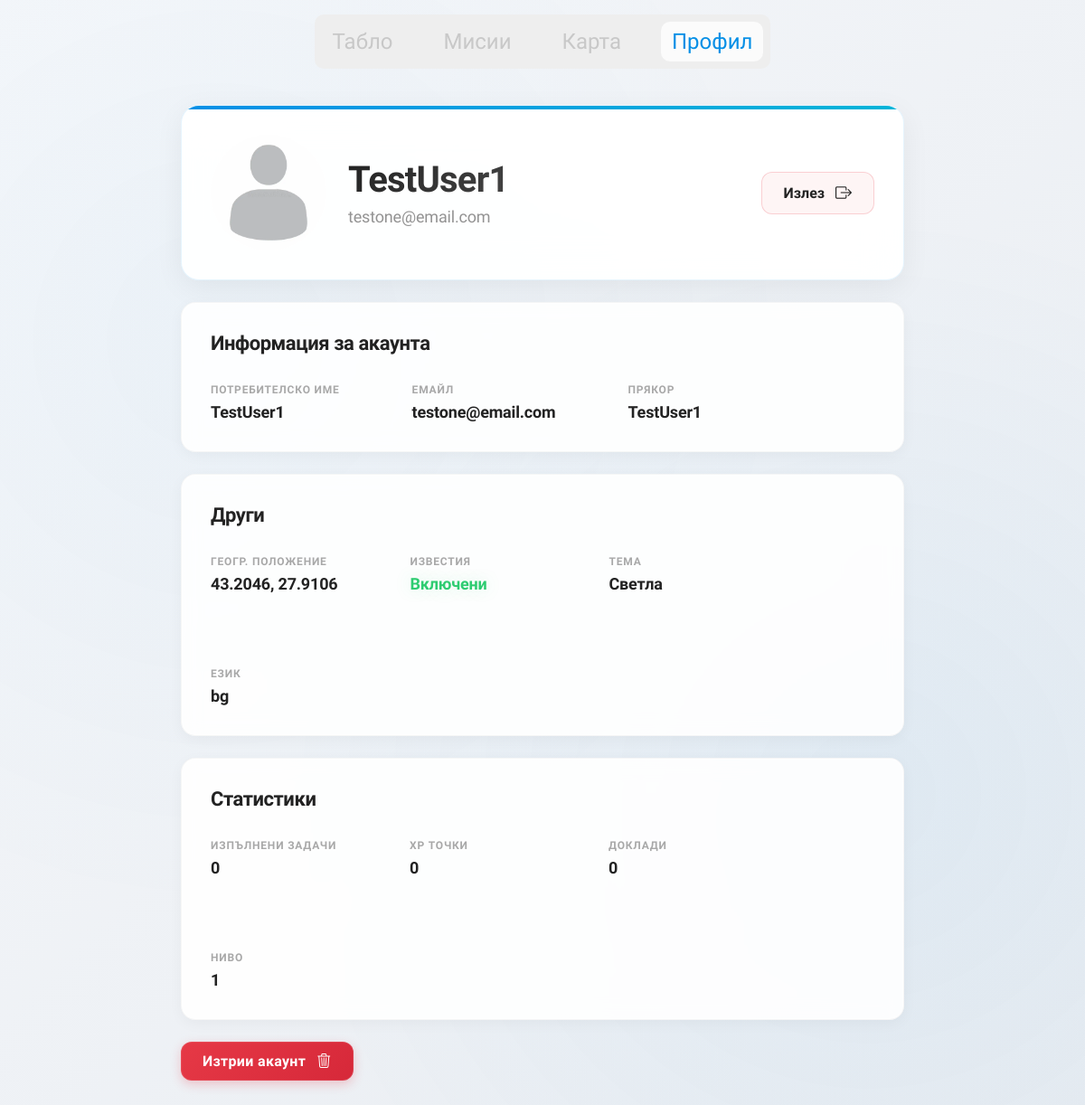
/account/ (signed in), run on the app's committed database.
### beaches/models.py (models this page shows, shortened)
class User(AbstractUser):
    is_first_login = models.BooleanField(default=True)

class UserProfile(models.Model):
    LANGUAGE_CHOICES = (
        ('bg', 'Български'),
        ('en', 'Английски')
    )
    id = models.UUIDField(primary_key=True, default=uuid.uuid4, editable=False)
    user = models.ForeignKey(settings.AUTH_USER_MODEL, on_delete=models.CASCADE)
    nickname = models.CharField(max_length=150, null=True)
    profile_picture = models.ImageField(
        upload_to='profile_images/',
        blank=True,
        null=True,
        default=None
    )
    lat = models.CharField(null=True, blank=True, default=48.8566)
    lng = models.CharField(null=True, blank=True, default=2.3522)
    xp = models.IntegerField(default=0)
    tasks_completed = models.PositiveIntegerField(default=0)
    tasks = models.ManyToManyField(Task, blank=True, related_name="assigned_users")
    theme = models.CharField(null=True, blank=True, default="light")
    send_notifs = models.BooleanField(null=True, blank=True, default=True)
    language = models.CharField(choices=LANGUAGE_CHOICES, default="bg")
    @property
    def level(self):
        return max(1, int(0.1 * math.sqrt(self.xp)))

### beaches/views.py (the view)
# urls.py: path('account/', views.account_view, name='account'),
@login_required
def account_view(request):
    user = request.user
    profile = models.UserProfile.objects.get(user=user)
    if profile.profile_picture:
        pfp_url = profile.profile_picture.url
    else:
        pfp_url = static("default.webp")
    context = {
        "user": user,
        "profile": profile,
        "email": user.email,
        "username": user.username,
        "nickname": profile.nickname,
        "lat": profile.lat,
        "lng": profile.lng,
        "pfp": pfp_url,
        "level": profile.level,
        "timestamp": int(timezone.now().timestamp()),
        "xp": profile.xp,
        "compl": profile.tasks_completed,
        "logs": models.BeachLog.objects.filter(user = user).count,
        "notifs": "Включени" if profile.send_notifs else "Изключени"
    }
    return render(request, 'auth/account.html', context)

### beaches/templates/auth/account.html (shortened to what this page needs)
{% load static %}
<!DOCTYPE html>
<html lang="bg">
<head>
  <link rel="stylesheet" href="{% static 'alert.css' %}?v={{ timestamp }}">
  <link rel="stylesheet" href="{% static 'nav.css' %}?v={{ timestamp }}">
  <link rel="stylesheet" href="{% static 'account.css' %}?v={{ timestamp }}">
  <link rel="stylesheet" href="https://cdn.jsdelivr.net/npm/bootstrap-icons@1.13.1/font/bootstrap-icons.min.css">
</head>
<body>
  {% include 'app/components/navbar.html' %}
  <div class="account-wrapper">
    <div class="account-quick-info">
      <div class="avatar-wrapper">
        <img src="{{ pfp }}" class="pfp">
        <div>
          <p class="username-main">{{ username }}</p>
          <p class="username-email">{{ email }}</p>
        </div>
      </div>
      <a href="{% url 'logout' %}" class="logout-btn">Излез <i class="bi bi-box-arrow-right"></i></a>
    </div>
    <div class="account-box">
      <h3>Информация за акаунта</h3>
      <div class="box-wrapper">
        <div>
          <p class="key">Потребителско име</p>
          <p class="value">{{ username }}</p>
        </div>
        <div>
          <p class="key">Емайл</p>
          <p class="value">{{ email }}</p>
        </div>
        <div>
          <p class="key">Прякор</p>
          <p class="value">{{ nickname }}</p>
        </div>
      </div>
    </div>
    <div class="account-box">
      <h3>Други</h3>
      <div class="box-wrapper">
        <div>
          <p class="key">Геогр. положение</p>
          <p class="value">{{ lat }}, {{ lng }}</p>
        </div>
        <div>
          <p class="key">Известия</p>
          <p class="value {% if notifs == 'Включени' %}text-green{% else %}text-red{% endif %}">
            {{ notifs }}
          </p>
        </div>
        <div>
          <p class="key">Тема</p>
          <p class="value" id="theme"></p>
        </div>
        <div>
          <p class="key">Език</p>
          <p class="value">{{ profile.language }}</p>
        </div>
      </div>
    </div>
    <div class="account-box">
      <h3>Статистики</h3>
      <div class="box-wrapper">
        <div>
          <p class="key">Изпълнени задачи</p>
          <p class="value">{{ compl }}</p>
        </div>
        <div>
          <p class="key">XP точки</p>
          <p class="value">{{ xp }}</p>
        </div>
        <div>
          <p class="key">Доклади</p>
          <p class="value">{{ logs }}</p>
        </div>
        <div>
          <p class="key">Ниво</p>
          <p class="value">{{ level }}</p>
        </div>
      </div>
    </div>
    <button class="btn-red" onclick="openConfirmDeleteModal()">Изтрии акаунт <i class="bi bi-trash3"></i></button>
  </div>
</body>
</html>

### static/nav.css (style rules this page uses)
body { font-family: "Onest", sans-serif; padding-bottom: 60px; }

### beaches/templates/auth/account.html (style rules this page uses)
* { box-sizing: border-box; font-family: "Onest", sans-serif; padding: 0; margin: 0; }

### data on the page
User: username "TestUser1", email "testone@email.com"
UserProfile: nickname "TestUser1", lat "43.2046", lng "27.9106", language "bg"

### other printed values
{{ notifs }} "Включени"
{{ compl }} "0"
{{ xp }} "0"
{{ logs }} "0"
{{ level }} "1"
